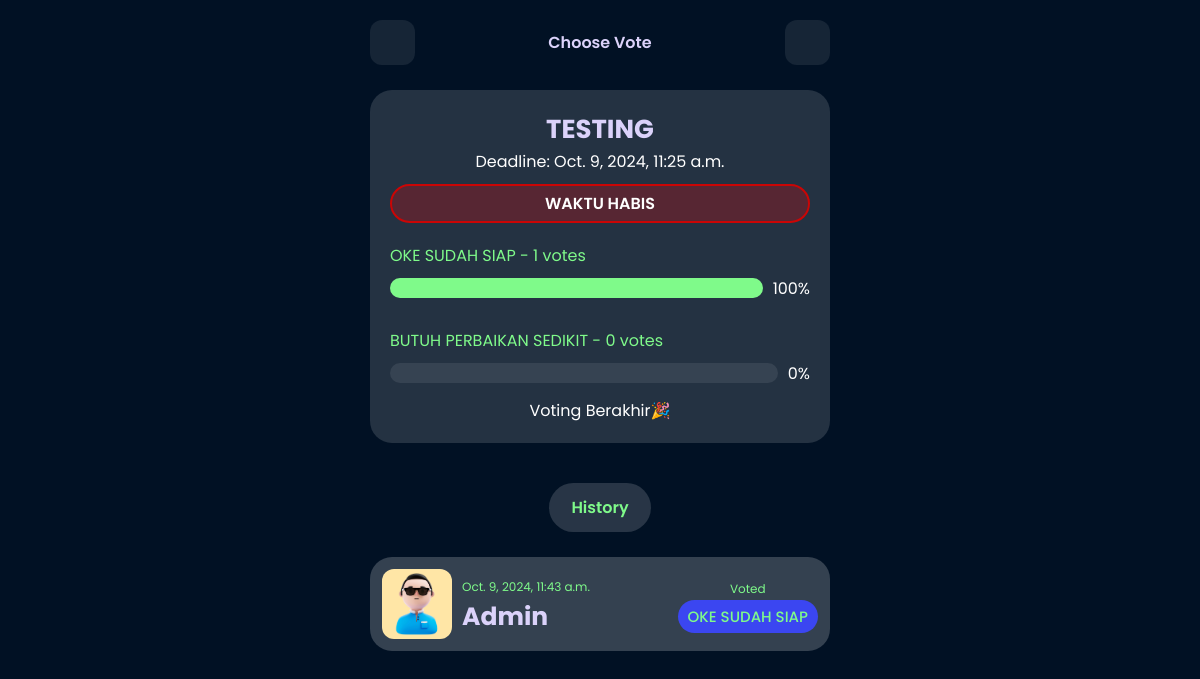
The app's page /vote/30/ (signed in) with its own data.
### vote_app/models.py (models this page shows, shortened)
class Vote(models.Model):
    title = models.CharField(max_length=200)
    description = models.TextField()
    key = models.CharField(max_length=100, unique=True)
    created = models.DateTimeField(auto_now_add=True)
    likes = models.ManyToManyField(User, related_name='liked_votes', blank=True, default=0)
    deadline = models.DateTimeField(null=True, blank=True)  # Batas waktu opsional
    created_by = models.ForeignKey(User, on_delete=models.CASCADE, related_name='votes_created')  # Tambahkan field ini
    def total_votes(self):
        return sum(option.votes for option in self.options.all())

class Option(models.Model):
    vote = models.ForeignKey(Vote, on_delete=models.CASCADE, related_name='options')
    option_text = models.CharField(max_length=200)
    votes = models.IntegerField(default=0)

class VoteHistory(models.Model):
    user = models.ForeignKey(User, on_delete=models.CASCADE)
    vote = models.ForeignKey(Vote, on_delete=models.CASCADE)
    option = models.ForeignKey(Option, on_delete=models.CASCADE)
    timestamp = models.DateTimeField(auto_now_add=True)

### vote_app/views.py (the view, shortened to what this page needs)
# urls.py: path('vote/<int:vote_id>/', views.vote_detail, name='vote_detail'),
@login_required
@csrf_exempt
def vote_detail(request, vote_id):
    vote = get_object_or_404(Vote, id=vote_id)
    history = VoteHistory.objects.filter(vote=vote)
    total_votes = vote.total_votes()
    local_now = timezone.localtime()
    print('waktu', local_now)
    return render(request, 'vote_detail.html', {
        'vote': vote,
        'total_votes': total_votes,
        'history': history,
        'local_now': local_now,
    })

### templates/vote_detail.html (shortened to what this page needs)
{% load static %}
<!DOCTYPE html>
<html lang="en">
<head>
</head>
<body>
    <div class="container">
      <div class="top">
        <a href="{% url 'admin_vote_list' %}"><ion-icon name="chevron-back-outline" id="icon"></ion-icon></a>
        <p>Choose Vote</p>
        <a href="{% url 'create_vote' %}"><ion-icon name="add-circle"id="icon"></ion-icon></a>
      </div>
        <div class="vote">
          <div class="card">
            <div class="item-bottom">
              <div class="bottom-user" style="text-align: center;">
                <h3>{{ vote.description }}</h3>
                {% if vote.deadline %}
                <p style="color: white;">Deadline: {{ vote.deadline }}</p>
                <p id="countdown"
                  style=" margin-top: 10px; color: white; border: 2px solid rgb(203, 5, 5); background-color: rgba(255, 0, 0, 0.233); padding: 5px 10px; border-radius: 50px; font-weight: 600;">
                </p>
                {% else %}
                <p style="color: white;">No deadline set</p>
                {% endif %}
                {% if vote.deadline > local_now %}
                <form method="post">
                  {% csrf_token %}
                  {% for option in vote.options.all %}
                  <div style="text-align: left; color: #7FFA8A; margin-top: 20px;">
                    <div class="pilih" style="display: flex; align-items: center; gap: 10px;">
                      <input type="radio" name="option" value="{{ option.id }}" style="width: 20px; height: 20px;">
                      {{ option.option_text }} - {{ option.votes }} votes
                    </div>
                    <div class="progres" style="display: flex; align-items: center; gap: 10px;">
                      <progress value="{% widthratio option.votes total_votes 100 %}" max="100" style="margin: 10px 0;"></progress>
                      <span style="color: white;">
                        {% if total_votes %}
                        {% widthratio option.votes total_votes 100 %}%
                        {% endif %}
                      </span>
                    </div>
                  </div>
                  {% endfor %}
                  <button type="submit" class="btn-tap">Vote</button>
                </form>
                {% else %}
                {% for option in vote.options.all %}
                  <div style="text-align: left; color: #7FFA8A; margin-top: 20px;">
                    <div class="pilih" style="display: flex; align-items: center; gap: 10px;">
                      {{ option.option_text }} - {{ option.votes }} votes
                    </div>
                    <div class="progres" style="display: flex; align-items: center; gap: 10px;">
                      <progress value="{% widthratio option.votes total_votes 100 %}" max="100" style="margin: 10px 0;"></progress>
                      <span style="color: white;">
                        {% if total_votes %}
                        {% widthratio option.votes total_votes 100 %}%
                        {% endif %}
                      </span>
                    </div>
                  </div>
                  {% endfor %}
                <p style="color: white; margin-top: 5px;">Voting Berakhir🎉</p>
                {% endif %}
              </div>
            </div>
          </div>
          <span style="color: #7FFA8A; background-color: #ffffff27; font-weight: 600; padding: 12px 22px; border-radius: 50px; margin-bottom: 20px;">History</span>
        </div>
          <div class="histori">
            {% for record in history %}
            <div class="histori-card">
              <div class="img">
                <img src="{% static 'img/av1.jpg' %}" alt="">
                <div class="img-title">
                  <span>{{ record.timestamp }}</span>
                  <h3 style="text-transform: capitalize;">{{ record.user.username }}</h3>
                </div>
              </div>
              <div class="title-vote">
                <span>Voted</span>
                <h4>{{ record.option.option_text }}</h4>
              </div>
            </div>
            {% endfor %}
          </div>
    </div>
</body>
</html>

### templates/vote_detail.html (style rules this page uses)
:root { --satu:#3B46F1; --dua:#4F58F2; --tiga:#DBD2FA; --empat:#DBD2FA; --lima:#7FFA8A; }
* { margin: 0; padding: 0; box-sizing: border-box; font-family: "Poppins", sans-serif; }
body { background-color: rgb(1, 17, 36); }
.container { max-width: 500px; height: 100vh; margin: auto; padding: 0 20px; }
.top { padding: 20px 0; display: flex; justify-content: space-between; align-items: center; }
.top #icon { width: 25px; height: 25px; color: var(--satu); }
.top a { background-color: rgba(255, 255, 255, 0.081); width: 45px; height: 45px; display: flex; justify-content: center; align-items: center; border-radius: 12px; }
.top { font-weight: 600; color: var(--tiga); }
.vote { display: flex; flex-direction: column; justify-content: center; align-items: center; gap: 20px; margin: 5px auto; }
.card { background-color: rgba(255, 255, 255, 0.137); height: 45%; padding: 20px; border-radius: 22px; text-align: center; margin-bottom: 20px; width: 100%; }
.bottom-user h3 { font-size: 26px; color: var(--empat); }
progress { width: 100%; height: 20px; -webkit-appearance: none; appearance: none; }
.histori-card { background-color: #ffffff33; border-radius: 22px; display: flex; justify-content: space-between; align-items: center; padding: 12px; margin-bottom: 20px; }
.histori-card .title-vote { text-align: center; color: #7FFA8A; }
.histori-card .title-vote span { font-size: 12px; }
.histori-card .title-vote h4 { background-color: var(--satu); padding: 5px 10px; border-radius: 50px; font-size: 15px; font-weight: 500; }
.histori-card .img { display: flex; gap: 10px; justify-content: center; align-items: center; }
.histori-card .img img { width: 70px; height: 70px; border-radius: 12px; }
.histori-card .img .img-title span { font-size: 12px; color: #7FFA8A; }
.histori-card .img .img-title h3 { font-size: 25px; color: #DBD2FA; }

### records on screen
Vote: description "TESTING", deadline "Oct. 9, 2024, 11:25 a.m."
Option: option_text "OKE SUDAH SIAP", votes "1", votes "100"
Option: option_text "BUTUH PERBAIKAN SEDIKIT", votes "0"
VoteHistory: timestamp "Oct. 9, 2024, 11:43 a.m.", user.username "Admin", option.option_text "OKE SUDAH SIAP"
